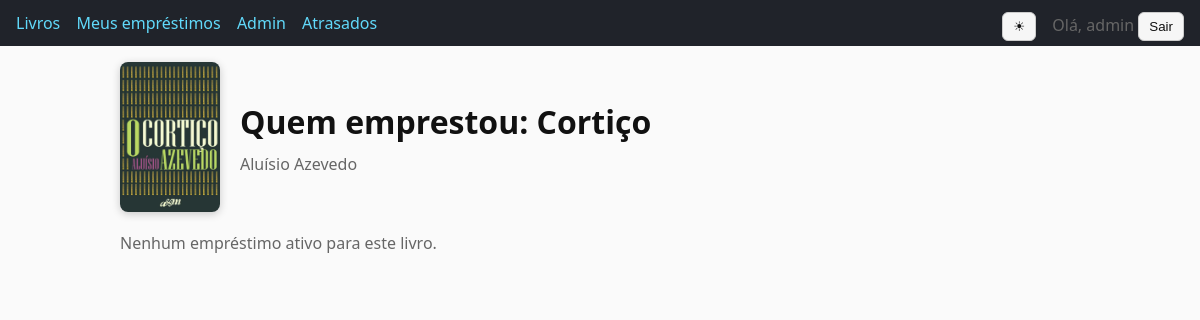
Before: /staff/book/5/borrowers/ (signed in) with the older database file.
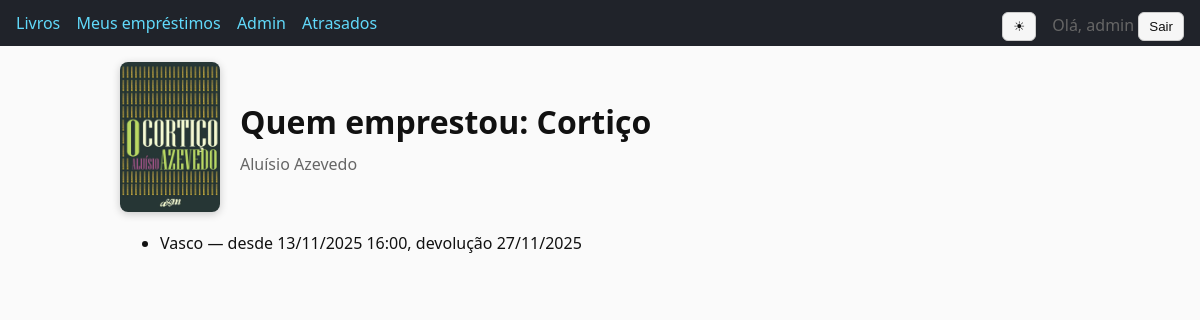
After: the same page with the newer database file.
### catalog/models.py (models this page shows, shortened)
class Loan(models.Model):
	book = models.ForeignKey(Book, on_delete=models.CASCADE, related_name="loans")
	user = models.ForeignKey(settings.AUTH_USER_MODEL, on_delete=models.CASCADE, related_name="loans")
	borrowed_at = models.DateTimeField(auto_now_add=True)
	due_date = models.DateField()
	returned_at = models.DateTimeField(null=True, blank=True)
	class Meta:
		ordering = ["-borrowed_at"]
		constraints = [
			models.CheckConstraint(
				check=Q(due_date__gte=Cast(F("borrowed_at"), output_field=models.DateField())),
				name="loan_due_after_borrowed",
			),
		]

### catalog/views.py (the view)
# urls.py: path("staff/book/<int:book_id>/borrowers/", views.admin_book_borrowers, name="admin_book_borrowers"),
@user_passes_test(_is_staff)
def admin_book_borrowers(request: HttpRequest, book_id: int) -> HttpResponse:
	book = get_object_or_404(Book, id=book_id)
	active_loans = Loan.objects.filter(book=book, returned_at__isnull=True).select_related("user")
	return render(request, "catalog/admin_book_borrowers.html", {"book": book, "active_loans": active_loans})

### catalog/views.py (called while the page is built)
def _is_staff(user):
	return user.is_authenticated and user.is_staff

### templates/catalog/admin_book_borrowers.html (shortened to what this page needs)
{% extends 'base.html' %}
{% block content %}
  <div style="display: flex; align-items: center; gap: 20px; margin-bottom: 20px;">
    {% if book.image %}
      <img src="{{ book.image.url }}" alt="Capa de {{ book.title }}" style="width: 100px; height: 150px; object-fit: cover; border-radius: 8px; box-shadow: 0 2px 8px rgba(0,0,0,0.2);">
    {% endif %}
    <div>
      <h1 style="margin: 0 0 10px 0;">Quem emprestou: {{ book.title }}</h1>
      <p style="margin: 0; color: var(--muted);">{{ book.author }}</p>
    </div>
  </div>
  {% if active_loans %}
    <ul>
      {% for loan in active_loans %}
        <li>{{ loan.user.get_username }} — desde {{ loan.borrowed_at|date:'d/m/Y H:i' }}, devolução {{ loan.due_date|date:'d/m/Y' }}</li>
      {% endfor %}
    </ul>
  {% else %}
    <p class="muted">Nenhum empréstimo ativo para este livro.</p>
  {% endif %}
{% endblock %}

Changed rows visible on the page:
added Loan: user.get_username "Vasco", borrowed_at "13/11/2025 16:00", due_date "27/11/2025"
Other visible differences:
text no longer shown: "Nenhum empréstimo ativo para este livro."
